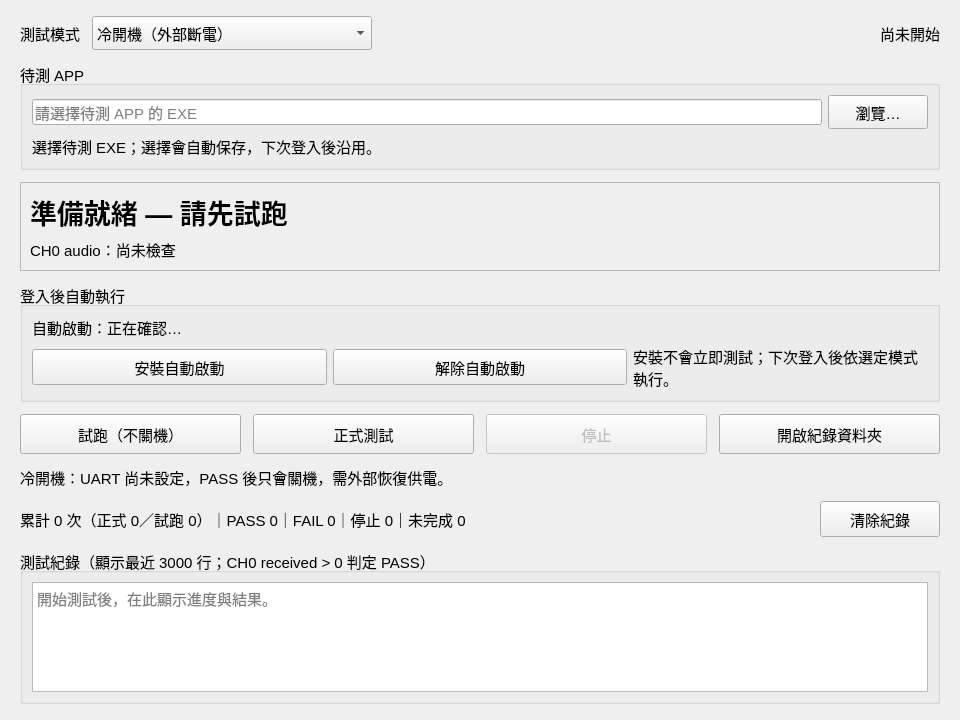
<?xml version="1.0" encoding="UTF-8"?>
<ui version="4.0">
 <class>MainWindow</class>
 <widget class="QMainWindow" name="MainWindow">
  <property name="geometry"><rect><x>0</x><y>0</y><width>960</width><height>720</height></rect></property>
  <property name="minimumSize"><size><width>840</width><height>620</height></size></property>
  <property name="windowTitle"><string>GVFG 開機循環測試（冷／暖）</string></property>
  <property name="font"><font><family>Microsoft JhengHei UI</family><pointsize>11</pointsize></font></property>
  <widget class="QWidget" name="centralwidget">
   <layout class="QVBoxLayout" name="mainLayout">
    <property name="spacing"><number>12</number></property>
    <property name="leftMargin"><number>20</number></property>
    <property name="topMargin"><number>16</number></property>
    <property name="rightMargin"><number>20</number></property>
    <property name="bottomMargin"><number>16</number></property>
    <item><layout class="QHBoxLayout" name="modeLayout">
     <item><widget class="QLabel" name="bootModeTitle"><property name="text"><string>測試模式</string></property></widget></item>
     <item><widget class="QComboBox" name="bootModeCombo"><property name="minimumSize"><size><width>280</width><height>34</height></size></property>
      <item><property name="text"><string>冷開機（外部斷電）</string></property></item>
      <item><property name="text"><string>暖重開機（Windows 重啟）</string></property></item>
     </widget></item>
     <item><spacer name="modeSpacer"><property name="orientation"><enum>Qt::Horizontal</enum></property><property name="sizeHint" stdset="0"><size><width>20</width><height>20</height></size></property></spacer></item>
     <item><widget class="QLabel" name="modeLabel"><property name="text"><string>尚未開始</string></property></widget></item>
    </layout></item>
    <item><widget class="QGroupBox" name="targetGroup"><property name="title"><string>待測 APP</string></property>
     <layout class="QVBoxLayout" name="targetLayout">
      <item><layout class="QHBoxLayout" name="targetPathLayout">
       <item><widget class="QLineEdit" name="targetPathEdit"><property name="readOnly"><bool>true</bool></property><property name="placeholderText"><string>請選擇待測 APP 的 EXE</string></property></widget></item>
       <item><widget class="QPushButton" name="browseTargetButton"><property name="text"><string>瀏覽…</string></property><property name="minimumSize"><size><width>100</width><height>34</height></size></property></widget></item>
      </layout></item>
      <item><widget class="QLabel" name="targetHint"><property name="text"><string>選擇待測 EXE；選擇會自動保存，下次登入後沿用。</string></property><property name="wordWrap"><bool>true</bool></property></widget></item>
     </layout>
    </widget></item>
    <item><widget class="QFrame" name="summaryFrame">
     <property name="frameShape"><enum>QFrame::StyledPanel</enum></property>
     <layout class="QVBoxLayout" name="summaryLayout">
      <item><widget class="QLabel" name="statusLabel"><property name="font"><font><pointsize>20</pointsize><bold>true</bold></font></property><property name="text"><string>準備就緒 — 請先試跑</string></property><property name="wordWrap"><bool>true</bool></property></widget></item>
      <item><widget class="QLabel" name="countLabel"><property name="text"><string>CH0 audio：尚未檢查</string></property></widget></item>
     </layout>
    </widget></item>
    <item><widget class="QGroupBox" name="startupGroup"><property name="title"><string>登入後自動執行</string></property>
     <layout class="QVBoxLayout" name="startupLayout">
      <item><widget class="QLabel" name="startupLabel"><property name="text"><string>自動啟動：正在確認…</string></property><property name="wordWrap"><bool>true</bool></property></widget></item>
      <item><layout class="QHBoxLayout" name="startupButtonsLayout">
       <item><widget class="QPushButton" name="installButton"><property name="minimumSize"><size><width>170</width><height>36</height></size></property><property name="text"><string>安裝自動啟動</string></property></widget></item>
       <item><widget class="QPushButton" name="uninstallButton"><property name="minimumSize"><size><width>170</width><height>36</height></size></property><property name="text"><string>解除自動啟動</string></property></widget></item>
       <item><widget class="QLabel" name="startupHint"><property name="text"><string>安裝不會立即測試；下次登入後依選定模式執行。</string></property><property name="wordWrap"><bool>true</bool></property></widget></item>
      </layout></item>
     </layout>
    </widget></item>
    <item><layout class="QHBoxLayout" name="actionsLayout">
     <item><widget class="QPushButton" name="dryButton"><property name="minimumSize"><size><width>160</width><height>40</height></size></property><property name="text"><string>試跑（不關機）</string></property></widget></item>
     <item><widget class="QPushButton" name="runButton"><property name="minimumSize"><size><width>150</width><height>40</height></size></property><property name="text"><string>正式測試</string></property></widget></item>
     <item><widget class="QPushButton" name="stopButton"><property name="minimumSize"><size><width>130</width><height>40</height></size></property><property name="text"><string>停止</string></property><property name="enabled"><bool>false</bool></property></widget></item>
     <item><widget class="QPushButton" name="folderButton"><property name="minimumSize"><size><width>170</width><height>40</height></size></property><property name="text"><string>開啟紀錄資料夾</string></property></widget></item>
    </layout></item>
    <item><widget class="QLabel" name="modeNote"><property name="text"><string>冷開機：UART 尚未設定，PASS 後只會關機，需外部恢復供電。</string></property><property name="wordWrap"><bool>true</bool></property></widget></item>
    <item><layout class="QHBoxLayout" name="historyActionsLayout" stretch="1,0">
     <item><widget class="QLabel" name="statisticsLabel"><property name="text"><string>累計 0 次（正式 0／試跑 0）｜PASS 0｜FAIL 0｜停止 0｜未完成 0</string></property><property name="wordWrap"><bool>true</bool></property></widget></item>
     <item><widget class="QPushButton" name="clearButton"><property name="text"><string>清除紀錄</string></property><property name="minimumSize"><size><width>120</width><height>36</height></size></property></widget></item>
    </layout></item>
    <item><widget class="QGroupBox" name="logGroup"><property name="title"><string>測試紀錄（顯示最近 3000 行；CH0 received &gt; 0 判定 PASS）</string></property>
     <layout class="QVBoxLayout" name="logLayout"><item><widget class="QPlainTextEdit" name="logEdit"><property name="readOnly"><bool>true</bool></property><property name="maximumBlockCount"><number>3000</number></property><property name="placeholderText"><string>開始測試後，在此顯示進度與結果。</string></property></widget></item></layout>
    </widget></item>
   </layout>
  </widget>
 </widget>
 <tabstops><tabstop>bootModeCombo</tabstop><tabstop>targetPathEdit</tabstop><tabstop>browseTargetButton</tabstop><tabstop>installButton</tabstop><tabstop>uninstallButton</tabstop><tabstop>dryButton</tabstop><tabstop>runButton</tabstop><tabstop>stopButton</tabstop><tabstop>folderButton</tabstop><tabstop>clearButton</tabstop><tabstop>logEdit</tabstop></tabstops>
 <resources/>
 <connections/>
</ui>
